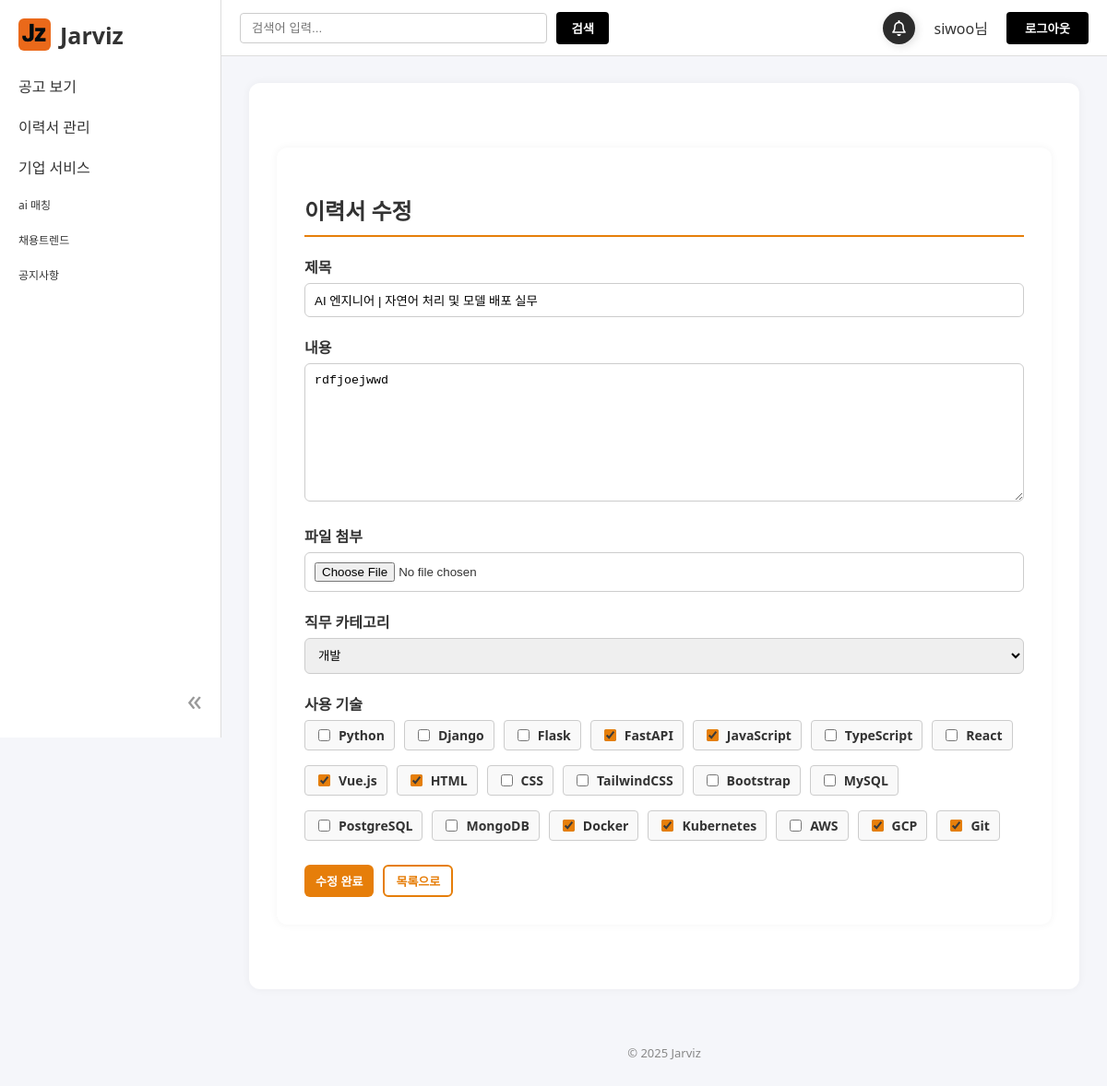
Page /resume/1/edit/ (signed in) on the committed database.
### accounts/models.py (models this page shows, shortened)
class UserAccount(AbstractBaseUser, PermissionsMixin):
    username = models.CharField(max_length=30, unique=True)
    email = models.EmailField()
    full_name = models.CharField(max_length=100, blank=True, null=True)
    is_company = models.BooleanField(default=False)
    company_name = models.CharField(max_length=100, blank=True, null=True)
    contact_person = models.CharField(max_length=50, blank=True, null=True)
    phone_number = models.CharField(max_length=20, blank=True, null=True)
    company_website = models.URLField(blank=True, null=True)
    is_active = models.BooleanField(default=True)
    is_staff = models.BooleanField(default=False)
    groups = models.ManyToManyField(
        Group,
        related_name='useraccount_groups',
        blank=True
    )
    user_permissions = models.ManyToManyField(
        Permission,
        related_name='useraccount_permissions',
        blank=True
    )
    objects = UserAccountManager()
    USERNAME_FIELD = 'username'
    REQUIRED_FIELDS = ['email']

### workhub/models.py (models this page shows, shortened)
class Resume(models.Model):
    user = models.ForeignKey(User, on_delete=models.CASCADE)
    title = models.CharField(max_length=200)
    content = models.TextField()
    uploaded_file = models.FileField(upload_to='resumes/%Y/%m/%d/', blank=True, null=True)
    category = models.CharField(max_length=20, choices=CATEGORY_CHOICES)
    tech_stack = models.ManyToManyField(TechStack, blank=True)
    created_at = models.DateTimeField(auto_now_add=True)

class TechStack(models.Model):
    name = models.CharField(max_length=50)
    def __str__(self):
        return self.name

### workhub/views.py (the view)
# urls.py: path('resume/<int:pk>/edit/', ResumeUpdateView.as_view(), name='resume_edit'),
class ResumeUpdateView(UpdateView):
    model = Resume
    form_class = ResumeForm
    template_name = 'user/resume_edit.html'
    success_url = reverse_lazy('workhub:resume_list')

### workhub/forms.py
class ResumeForm(forms.ModelForm):
    class Meta:
        model = Resume
        fields = ['title', 'content', 'uploaded_file', 'category', 'tech_stack']
        widgets = {
            'tech_stack': forms.CheckboxSelectMultiple,
            'category': forms.Select,
        }

### templates/user/resume_edit.html (shortened to what this page needs)
{% extends "base.html" %}
{% load static %}
{% block content %}
<link rel="stylesheet" href="{% static 'css/resume.css' %}">
<div class="resume-container">
  <h2 class="resume-title">이력서 수정</h2>
  <form method="post" enctype="multipart/form-data">
    <div class="resume-group">
      <label for="{{ form.title.id_for_label }}">제목</label>
      {{ form.title }}
    </div>
    <div class="resume-group">
      <label for="{{ form.content.id_for_label }}">내용</label>
      {{ form.content }}
    </div>
    <div class="resume-group">
      <label for="{{ form.uploaded_file.id_for_label }}">파일 첨부</label>
      {{ form.uploaded_file }}
    </div>
    <div class="resume-group">
      <label for="{{ form.category.id_for_label }}">직무 카테고리</label>
      {{ form.category }}
    </div>
    <div class="resume-group">
      <label for="{{ form.tech_stack.id_for_label }}">사용 기술</label>
      <div class="resume-checkbox-group">
        {% for checkbox in form.tech_stack %}
          <label>
            {{ checkbox.tag }}
            {{ checkbox.choice_label }}
          </label>
        {% endfor %}
      </div>
    </div>
    <div class="resume-edit-actions">
      <button type="submit" class="resume-detail-btn">수정 완료</button>
      <button type="button" class="resume-detail-btn outline" id="resume-cancel-btn">목록으로</button>
    </div>
  </form>
</div>
{% endblock %}

### templates/base.html (shortened to what this page needs)
{% load static %}
<!DOCTYPE html>
<html lang="ko">
<head>
  <link rel="stylesheet" href="{% static 'css/base.css' %}">
</head>
<body class="{% if user.is_authenticated and user.is_staff %}is-employer{% endif %}">
  <div class="sidebar">
    <div class="sidebar-header">
      <div class="sidebar-logo-container">
        <a href="/" class="sidebar-logo">
          <img src="{% static 'images/JZ.png' %}" alt="홈">
          <h2>Jarviz</h2>
        </a>
      </div>
    </div>
    <nav>
      <ul>
        <li class="dropdown">
          <div class="dropdown-toggle">공고 보기</div>
        </li>
        <li class="dropdown">
          <div class="dropdown-toggle">이력서 관리</div>
        </li>
        <li class="dropdown">
          <div class="dropdown-toggle">기업 서비스</div>
        </li>
        <li class="single-item">ai 매칭</li>
        <li class="single-item">채용트렌드</li>
        <li class="single-item">공지사항</li>
      </ul>
    </nav>
    <div class="sidebar-footer">
      <span class="sidebar-toggle" id="sidebarToggle">«</span>
    </div>
  </div>
  <div class="gnb">
    <div class="search-box">
      <input type="text" placeholder="검색어 입력...">
      <button type="submit" class="search-btn">검색</button>
    </div>
    <div class="user-menu">
      <button class="bell-button">
      </button>
      {% if user.is_authenticated %}
        <span>{{ user.username }}님</span>
        <form method="post" action="{% url 'accounts:logout' %}" style="display:inline;">
          <button class="gnb-login-btn" onclick="location.href='{% url 'accounts:logout' %}'">로그아웃</button>
        </form>
      {% else %}
        <button type="button" class="gnb-login-btn" onclick="location.href='{% url 'accounts:login' %}'">로그인</button>
      {% endif %}
    </div>
  </div>
  <main class="main">
    <div class="container">
      {% block content %}{% endblock %}
    </div>
    <footer>
      <p>© 2025 Jarviz</p>
    </footer>
  </main>
</body>
</html>

### static/css/base.css (style rules this page uses)
body { margin: 0; font-family: 'Segoe UI', Tahoma, Geneva, Verdana, sans-serif; background-color: #f5f6fa; color: #333; }
.sidebar { position: fixed; top: 0; left: 0; width: 240px; height: 100vh; background-color: #ffffff; border-right: 1px solid #ddd; padding: 20px; box-sizing: border-box; transition: width 0.3s ease; z-index: 1001; }
.sidebar-logo-container { display: flex; align-items: center; justify-content: space-between; }
.sidebar-logo { display: flex; align-items: center; text-decoration: none; color: inherit; }
.sidebar-logo img { width: 35px; height: 35px; margin-right: 10px; border-radius: 6px; }
.sidebar h2 { font-size: 25px; margin: 0; }
.sidebar-toggle { font-size: 32px; cursor: pointer; color: #999; }
.sidebar ul { list-style: none; padding: 0; }
.sidebar li { padding: 10px 0; cursor: pointer; }
.sidebar li.single-item { font-size: 12px; }
.sidebar-footer { position: absolute; bottom: 20px; right: 20px; }
.gnb { position: fixed; top: 0; left: 240px; right: 0; height: 60px; background-color: #ffffff; border-bottom: 1px solid #ddd; display: flex; align-items: center; justify-content: space-between; padding: 0 20px; transition: left 0.3s ease; z-index: 1000; }
.gnb .search-box { display: flex; align-items: center; gap: 10px; flex: 1; max-width: 400px; }
.gnb .search-box input { flex: 1; padding: 8px 12px; border: 1px solid #ccc; border-radius: 4px; }
.gnb .search-btn { padding: 8px 16px; background-color: black; color: #ffffff; font-weight: bold; border: none; border-radius: 4px; cursor: pointer; transition: background-color 0.3s ease, color 0.3s ease; }
.gnb .user-menu { display: flex; align-items: center; gap: 20px; }
.gnb-login-btn { padding: 8px 20px; background-color: black; color: #ffffff; font-weight: bold; border: none; border-radius: 4px; cursor: pointer; transition: background-color 0.3s ease, color 0.3s ease; }
.main { margin-left: 240px; margin-top: 60px; transition: margin-left 0.3s ease; padding: 30px; }
.container { max-width: 1200px; margin: 0 auto; background: #fff; padding: 30px; border-radius: 12px; box-shadow: 0 0 10px rgba(0,0,0,0.05); }
footer { text-align: center; color: #888; font-size: 13px; margin-top: 60px; }
.bell-button { width: 35px; height: 35px; position: relative; display: flex; align-items: center; justify-content: center; background-color: rgb(44, 44, 44); border-radius: 50%; cursor: pointer; transition-duration: .3s; box-shadow: 2px 2px 10px rgba(0, 0, 0, 0.13); border: none; overflow: visible; }
.bell { width: 17px ; height: 17px ; display: inline-block; }

### static/css/resume.css (style rules this page uses)
.resume-container { background: white; padding: 30px; border-radius: 12px; box-shadow: 0 0 10px rgba(0,0,0,0.05); max-width: 800px; margin: 40px auto; }
.resume-title { font-size: 24px; margin-bottom: 20px; border-bottom: 2px solid rgb(230, 127, 10); padding-bottom: 10px; }
.resume-group { margin-bottom: 20px; }
.resume-group label { display: block; font-weight: bold; margin-bottom: 6px; color: #333; }
.resume-group input, .resume-group textarea, .resume-group select { width: 100%; padding: 10px; border: 1px solid #ccc; border-radius: 6px; box-sizing: border-box; }
.resume-group textarea { height: 150px; resize: vertical; }
.resume-checkbox-group { display: flex; flex-wrap: wrap; gap: 10px; align-items: flex-start; }
.resume-checkbox-group label { display: flex; flex-direction: row; align-items: center; gap: 6px; padding: 6px 10px; border: 1px solid #ccc; border-radius: 4px; cursor: pointer; background-color: #f9f9f9; font-size: 14px; }
.resume-checkbox-group input[type="checkbox"] { accent-color: rgb(230, 127, 10); }
.resume-edit-actions { display: flex; gap: 10px; margin-top: 20px; }
.resume-detail-btn { display: inline-block; padding: 6px 12px; background-color: #e67e0a; color: white; font-size: 13px; font-weight: bold; border: none; border-radius: 6px; cursor: pointer; text-decoration: none; transition: background-color 0.3s ease; }
.resume-detail-btn.outline { background-color: white; color: #e67e0a; border: 2px solid #e67e0a; }

### rows in the picture
UserAccount: username "siwoo"
Resume: title "AI 엔지니어 | 자연어 처리 및 모델 배포 실무", content "rdfjoejwwd", category "개발"
TechStack: choice_label "Python"
TechStack: choice_label "Django"
TechStack: choice_label "Flask"
TechStack: choice_label "FastAPI"
TechStack: choice_label "JavaScript"
TechStack: choice_label "TypeScript"
TechStack: choice_label "React"
TechStack: choice_label "Vue.js"
TechStack: choice_label "HTML"
TechStack: choice_label "CSS"
TechStack: choice_label "TailwindCSS"
TechStack: choice_label "Bootstrap"
TechStack: choice_label "MySQL"
TechStack: choice_label "PostgreSQL"
TechStack: choice_label "MongoDB"
TechStack: choice_label "Docker"
TechStack: choice_label "Kubernetes"
TechStack: choice_label "AWS"
TechStack: choice_label "GCP"
TechStack: choice_label "Git"
